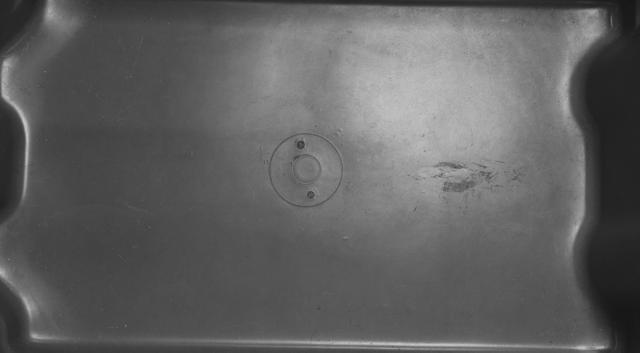
%> input picture Assignment INDIVIDUAL/Assignment1/example_empty.jpg, 640 x 353 px
$ octave --eval "result = filled(imread('example_empty.jpg'));"   (GNU Octave 9; MATLAB toolbox functions it lacks are replaced by stand-ins)
%> lines starting %> are read from the running program, lines starting %| are printed output that depends on the picture; in (x1, y1, x2, y2) boxes, pixels count from 0 and x2, y2 are one past the last pixel; in counts of white or black regions, pixels touching at a corner belong together; the program's own positions count from 1; long printed decimals are rounded
function filled = filled(img)
% Your function will be called with img containing an opened image.
%
% Determine whether the img shows an empty tote or not.
% Return 0 if the tote is empty, and 1 otherwise.
% Hint: use the available example files: example_empty.jpg, example_empty2.jpg, example_filled.jpg, and example_filled2.jpg

filled = 0;
sizee = size(img);
%> sizee = [353 640]
crop = img(1:sizee(1)-10, 30:sizee(2)-75);
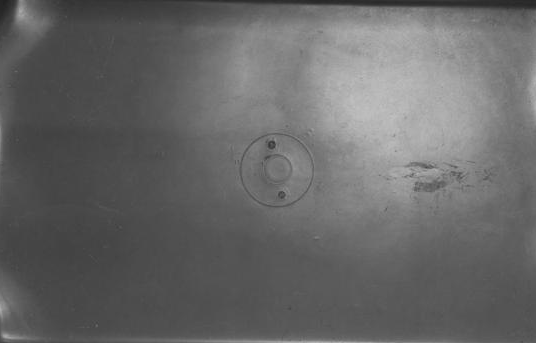
%> crop: size 343x536 uint8; min 33, max 192, mean 103.2

binarize = imbinarize(crop, 'adaptive','ForegroundPolarity','dark','Sensitivity',0.8);
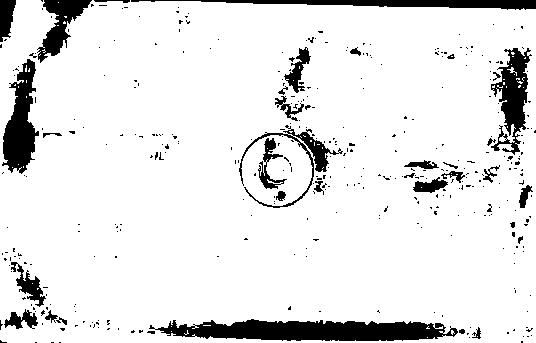
%> binarize: size 343x536 logical; 89.8% white; 386 black regions (351 under 20 px), largest, box (x1, y1, x2, y2) and area: (149, 319, 458, 341) 4678, (2, 59, 39, 174) 2307, (131, 0, 536, 10) 2037
figure(); imshow(binarize);
onenum = sum(binarize(:) == 1);
%> onenum = 165133
zeronum =sum(binarize(:) == 0);
%> zeronum = 18715
fprintf('one: %d\n', onenum);
%| one: 165133
fprintf('zero: %d\n', zeronum);
%| zero: 18715
fprintf('1/0: %d\n', onenum / zeronum);
%| 1/0: 8.824

if onenum > 3000
    filled = 1;
end
fprintf('filled = %d\n', filled);


end
